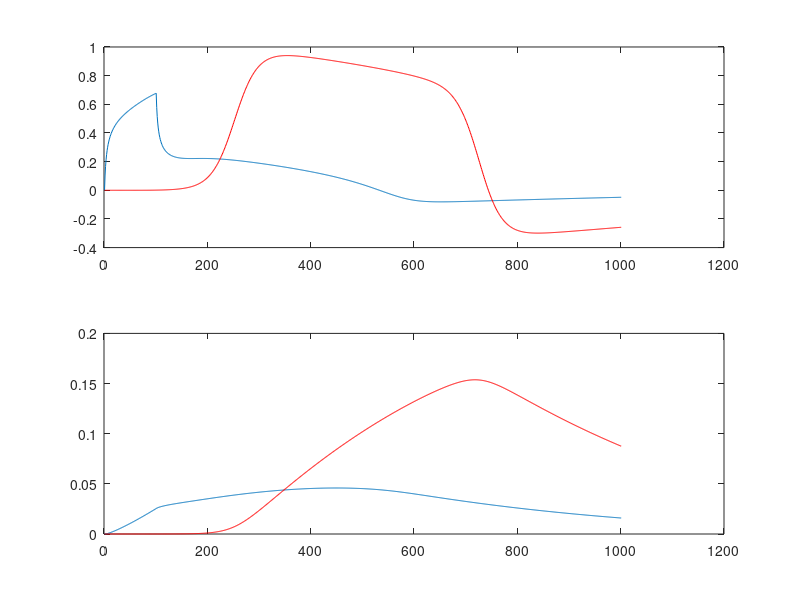

Write MATLAB code to recreate this figure.
clear
time=100;

% solves 1D FHN eqns. with periodic boundary conditions using Euler method.
%FHN looks like:    dc/dt=-w-c*(c-a)*(c-1)+D*(d^2/dx^2)c+I
%                   dw/dt=e*(b*c-g*w-d)
% time is length of time


% NB: D,dt,dx must be chosen such that 1-2*(dt*D/(dx^2))>0

D=0.0007; % diffusion coeff.
a=0.02;
e=0.01;
b=0.5;
g=1;
d=0;


dx=0.02; % space step
dt=0.1; % time step
circ=1; 

t=1:(time/dt)+1;
lt=length(t);

x=1:(circ/dx)+1;
lx=length(x);

I=zeros(lx,lt);  % applied perturbation 
I(2,1:100)=1;

c=zeros(lx,lt);
w=zeros(lx,lt);

%[c(1:201,1),w(1:201,1)]=homoFHN1r(100,200); %initial conditions are made to look like an action potential in space(see Glass &Josephson 1995). this sets up the wave to go backwards in space

for t=1:time/dt;
     
    c(2:lx-1,t+1)=c(2:lx-1,t)+dt*(-w(2:lx-1,t)-c(2:lx-1,t).*(c(2:lx-1,t)-a).*(c(2:lx-1,t)-1)+(D/(dx^2))*(c(3:lx,t)-2*c(2:lx-1,t)+c(1:lx-2,t))+I(2:lx-1,t));
     %c(1,t+1)=c(2,t);
    % because of periodic BC, the space averaging must be explicitly defined at near the endpoints
    %c(1,t+1)=c(1,t)+dt*(-w(1,t)-c(1,t).*(c(1,t)-a).*(c(1,t)-1)+(D/(dx^2))*(c(2,t)-2*c(1,t)+c(lx-1,t))+I(1,t));
    %c(lx,t)=c(1,t);
    %c(lx-1,t+1)=c(lx-1,t)+dt*(-w(lx-1,t)-c(lx-1,t).*(c(lx-1,t)-a).*(c(lx-1,t)-1)+(D/(dx^2))*(c(lx,t)-2*c(lx-1,t)+c(lx-2,t))+I(lx-1,t));
    
    %w(lx,t)=w(1,t); 
    w(1:lx,t+1)=w(1:lx,t)+dt*e*(b*c(1:lx,t)-g*w(1:lx,t)-d);
    %w(1,t+1)=w(2,t);
end

newplot
subplot(2,1,1);plot(c(2,:));%surface(c); %check out in spacetime
hold on 
plot (c(20,:),'r')
subplot(2,1,2); plot(w(2,:));
hold on 
plot (w(20,:),'r')
% to look at waveform in space plot(1:201,c(:,100))